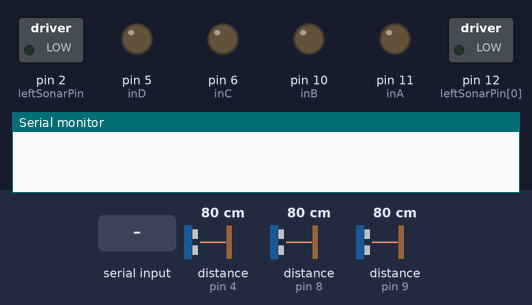
Recording of a sketch running on a simulated Arduino Uno, built with avr-gcc and run on an emulated ATmega328P. Shown: switched loads named in the sketch (green lamp = pin HIGH), output pins drawn as LEDs (lit = HIGH), the last lines printed to the serial monitor. The inputs (shaded band) are chosen by the test bench; at power-on: distance to the obstacle (sensors on pin 8, pin 4, pin 9) 80 cm. The echo pulse lasts 58.3 µs per cm.

Above: at 2.2 s.
2.3 s: "left" received over the second serial link
At 3.7 s:
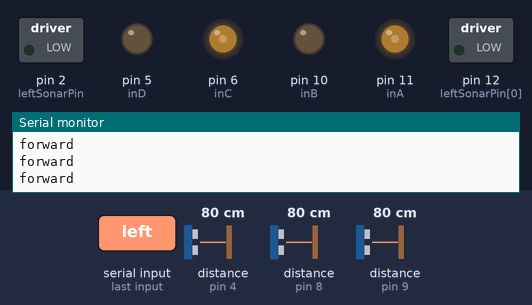
4.6 s: distance to the obstacle (sensor on pin 8) set to 33 cm
7.6 s: distance to the obstacle (sensor on pin 8) set to 27 cm
At 8.21 s:
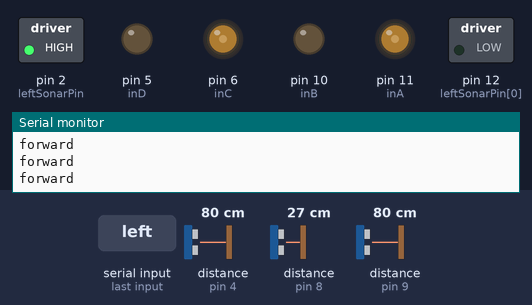
10.6 s: "back" received over the second serial link
At 11.7 s:
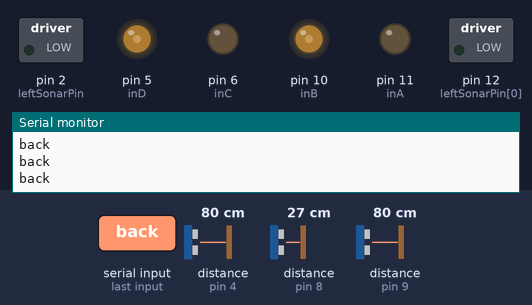
12.2 s: "forward" received over the second serial link
At 12.83 s:
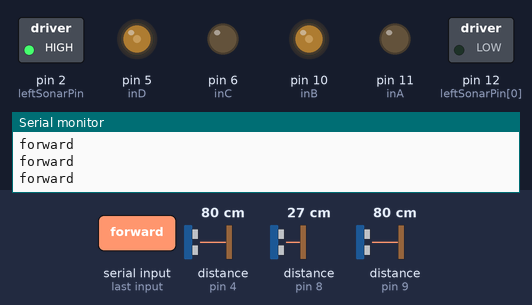
15.2 s: distance to the obstacle (sensor on pin 8) set to 35 cm
At 15.9 s:
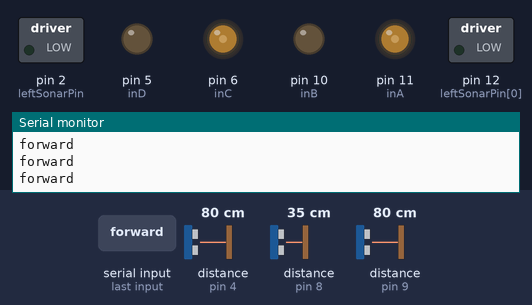
Timing chart, 0 to 17.7 s (numbered marks = the images above; inputs shaded):
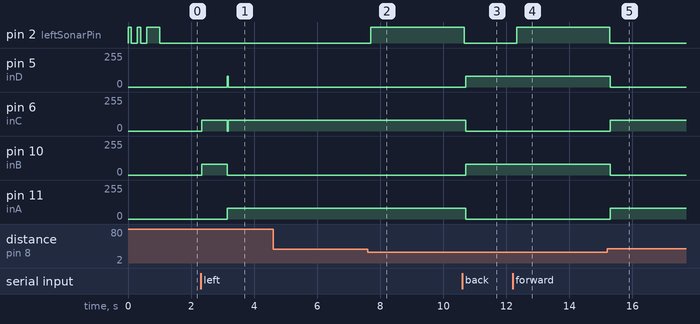

The sketch:

voice_control_vehicle.ino
```cpp
#include "String.h"
#include <SoftwareSerial.h>

SoftwareSerial BT(0, 1);
String readvoice, cmd;
int spd = 80, dla = 100;

String  command[20]={"forward","go", "stop", "left", "left 30", "right", "right 30", "back", "back turn", "speed up", "speed down"};

//==================Motor Driver Pin===================
const int inA = 11 , inB = 10, inC = 6, inD = 5;
int lastSpeedL, lastSpeedR;
int leftSign, rightSign;

//=================Sonar Pin========{tigr, echo}=======
int leftSonarPin[2] = {12, 9}, forwardSonarPin[2] = {12, 8}, rightSonarPin[2] = {12, 3}, backSonarPin[2] = {12, 4};
float leftSonar, forwardSonar, rightSonar, backSonar;


void setup() {
  pinMode(2, OUTPUT);
  pinMode(inA, OUTPUT);
  pinMode(inB, OUTPUT);
  pinMode(inC, OUTPUT);
  pinMode(inD, OUTPUT);
  pinMode(forwardSonarPin[0], OUTPUT);
  pinMode(forwardSonarPin[1], INPUT);
  pinMode(leftSonarPin[1], INPUT);
  pinMode(rightSonarPin[1], INPUT);
  pinMode(backSonarPin[1], INPUT);


  beep(100);
  delay(200);
  beep(100);
  delay(200);
  beep(400);
  BT.begin(9600);
  Serial.begin(9600);
}

void loop()
  {
    while (BT.available()){  //Check if there is an available byte to read
    delay(10); //Delay added to make thing stable
    char c = BT.read(); //Conduct a serial read
    cmd += c; //build the string- "forward", "reverse", "left" and "right"
    }
    if(cmd != "")
      readvoice = cmd;
    if (readvoice.length() > 0) {
      Serial.println(readvoice);
      Serial.println(cmd);

    if(readvoice == "forward")
    {
      forwardSonar = sonarRead(forwardSonarPin);
      if(forwardSonar > 30 || forwardSonar == 0){
        motor(spd,spd);
        delay(dla);
      }
      else
        beep(100);
    }

    else if(readvoice == "back")
    {
      backSonar = sonarRead(backSonarPin);
      if(backSonar > 30 || backSonar == 0){
        motor(-spd,-spd);
        delay(dla);
      }
      else
        beep(100);
    }

    else if (readvoice == "left")
    {
      leftSonar =  sonarRead(leftSonarPin);
      if(leftSonar > 30 || leftSonar == 0){
        motor(-spd,spd);
        delay (8*dla);
        brk(30);
        readvoice = "forward";
      }
      else
        beep(100);
    }

   else if ( readvoice == "right")
   {
     rightSonar =  sonarRead(rightSonarPin);
     if(rightSonar > 30 || leftSonar == 0){
       motor(spd,-spd);
       delay (8*dla);
       brk(30);
       readvoice = "forward";
     }
     else
        beep(100);
   }

   else if (readvoice == "stop")
   {
     brk(60);
   }
   else if (readvoice == "round")
   {
     motor(spd,-spd);
     delay (30*dla);
     brk(30);
   }
  }
  else if(readvoice == "speed up")
  {
    spd += 20;
    dla -= 20;
  }
  else if(readvoice == "speed down")
  {
    spd -= 20;
    dla += 20;
  }
  cmd="";
}


//+++++++++++++++++++++++ COMMAND +++++++++++++++++++++++++++++++++++


//+++++++++++++++++ beep funciton +++++++++++++++++++
void beep(int a){
  digitalWrite(2, 1);
  delay(a);
  digitalWrite(2, 0);
}

//++++++++++++++++++ Motor Driver +++++++++++++++++++++++++
void motor(int left, int right) {
  int a = 0, b = 0, c = 0, d = 0;
  lastSpeedL = left;
  lastSpeedR = right;

  if (left > 0)a = left;
  else b = left * -1;
  if (right > 0)c = right;
  else d = right * -1;
  analogWrite(inA, a);
  analogWrite(inB, b);
  analogWrite(inC, c);
  analogWrite(inD, d);
}
//++++++++++++++++++ break function +++++++++++++++++++
void brk(int a) {
  motor(-lastSpeedL, -lastSpeedR);
  delay(a);
  motor(0, 0);
}

//+++++++++++++++++++++++ Sonar Read ++++++++++++++++++++++++++++++
float sonarRead(int pin[2]) {
  float duration, lengthCM = 0;
  digitalWrite(pin[0], LOW);
  delayMicroseconds(2);
  digitalWrite(pin[0], HIGH);
  delayMicroseconds(10);
  digitalWrite(pin[0], LOW);
  duration = pulseIn(pin[1], HIGH,  3000);
  lengthCM = duration / 58.2;
  return lengthCM;
}
```

Measured:
- the behaviour switches between 30 and 29 cm on distance to the obstacle (sensor on pin 8) (found by bisection; images 1 and 2)
- after the input at 2.3 s, pin 5 (inD): 0/255 → 80/255 after 0.84 s, → 0/255 0.03 s later; pin 6 (inC): 0/255 → 80/255 at once; pin 10 (inB): 0/255 → 80/255 at once, → 0/255 0.80 s later; pin 11 (inA): 0/255 → 80/255 after 0.84 s
- after the input at 7.6 s, pin 2 (leftSonarPin): LOW → HIGH after 0.10 s
- after the input at 10.6 s, pin 2 (leftSonarPin): HIGH → LOW after 0.06 s; pin 5 (inD), pin 10 (inB): 0/255 → 80/255 after 0.11 s; pin 6 (inC), pin 11 (inA): 80/255 → 0/255 after 0.11 s
- after the input at 12.2 s, pin 2 (leftSonarPin): LOW → HIGH after 0.12 s
- after the input at 15.2 s, pin 2 (leftSonarPin): HIGH → LOW after 0.09 s; pin 5 (inD), pin 10 (inB): 80/255 → 0/255 after 0.09 s; pin 6 (inC), pin 11 (inA): 0/255 → 80/255 after 0.09 s
